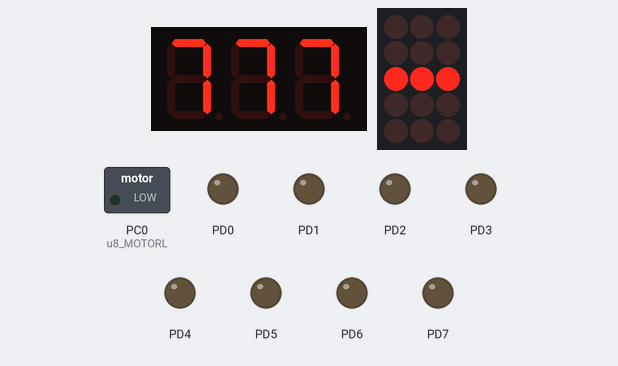
A program run on a simulated ATmega32, built with avr-gcc and emulated at 1 MHz. Parts: 3-digit seven-segment display, 3×5 LED matrix, switched loads named in the program (green lamp = pin HIGH), output pins drawn as LEDs (lit = HIGH). Wiring (inferred from the names in the program): 3-digit 7-segment display, segments lit when LOW: segments PB2, PB1, PB0, PA7, PA6, PA5, PA4; digit selects PC2, PC3, PC1; LED matrix (orientation assumed): rows PA0, PC7, PA3, PA2, PA1; columns PC4, PC5, PC6. The segment pins are drawn as the display they are named for; pins used as bus, display or sensor lines are not drawn.

Above: at 0.1 s.

The program:

main.c
```c
/*
 * main.c
 *
 *  Created on: Feb 3, 2016
 *      Author: mahmoud
 */
#include"Delay_prog.c"
#include "SSD_Interface.h"
#include"DIO_Interface.h"
#include"DIO_private.h"
#include "Button_Interface.h"
//#include "SWITCH_Interface.h"
#include "util.h"
#define SH_CLK DIO_u8PIN2
#define SERIAL  DIO_u8PIN0
#define ST_CLK	DIO_u8PIN1
#define OE DIO_u8PIN3
#define u8_MOTORL DIO_u8PIN16
#define u8_MOTORR DIO_u8PIN17
//#define smallDelay 0


u8 DOTMATRIX47959_PRIVATE_u8_ThecahracterLMatrix[8][1]=
		   {{0b10000000},
			{0b10000000},
			{0b10000000},
			{0b10000000},
			{0b10000000},
			{0b10000000},
			{0b10000000},
			{0b11111111}};

u8 DOTMATRIX47959_PRIVATE_u8_ThecahracterRMatrix[8][1]=
			{{0b00000000},
			{0b11110000},
			{0b10001000},
			{0b10001000},
			{0b11111000},
			{0b10001000},
			{0b10000100},
			{0b10000010}};


/*
u64 try1[8][1]={{0b00000000	00000000	00000000	00000000	00011000	10000001	11110000	00000000},
				{0b11000110	00111100	10000001	11000110	00100100	10000001	10001000	00000000},
				{0b11000110	01000010	10000001	11000110	01000010	10000001	10000100	00000000},
				{0b10101010	10000001	10000001	10101010	10000001	10000001	10000010	00000000},
				{0b10010010	11111111	11111111	10010010	10000001	10000001	10000010	00000000},
				{0b10000010	10000001	10000001	10000010	01000010	01000010	10000100	00000000},
				{0b10000010	10000001	10000001	10000010	00100100	00100100	10001000	00000000},
				{0b10000010	10000001	10000001	10000010	00011000	00011000	11110000	00000000}};

*/


/*
 // move right array
u64 try12[8][1]={{0b0000000000000000000000000000000000000000000000000000000000000000},
				{0b1100011000111100100000011100011000111100100000011111100000000000},
				{0b1100011001000010100000011100011001000010100000011000010000000000},
				{0b1010101010000001100000011010101010000001100000011000001000000000},
				{0b1001001011111111111111111001001010000001100000011000001000000000},
				{0b1000001010000001100000011000001001000010010000101000001000000000},
				{0b1000001010000001100000011000001000111100001001001000010000000000},
				{0b1000001010000001100000011000001000000000000110001111100000000000}};
*/


 // move right array//mahmoud mohamed arabic
u64 try12[8][1]={{0b0000000000000000000000000000000000000000000000000000000000000000},
				 {0b1000000000000000000001000011111000000000111000000000000000000000},
				 {0b0100000011000000000000100010001000000000001110000000000000000000},
				 {0b0010000001100000000000010010001000000000000001100000000000000000},
				 {0b0001000000110000000000010010001000000000000000011000000000000000},
				 {0b1111111111111111100111110011111111111111111111111111111000000000},
				 {0b0000001010000010100000000000001000000100100000000000101000000000},
				 {0b0000001110000011100000000011111000000111100000000000111000000000}};
/*

// move right array//AKRAM arabic
u64 try12[8][1]={{0b0000000000000000000000000000000000000000111000000000000000000000},
				 {0b0000000000000000000000000000000000000000111000000000000000000000},
				 {0b0000000000000000000000000000000000000000111000000000011100000000},
				 {0b0000000110000000000000110000110000110000111000000000011100000000},
				 {0b0000000001000000000000110000110000110000111000000000011100000000},
				 {0b0000000000100000000000110000110000110000111111111111111100000000},
				 {0b0000000000111111111111111111111111110000111111111111111100000000},
				 {0b0000011111000000000000000000000000000000000000001100011000000000}};


u64 try12[8][1]={{0b0000000000000000000000000000000000000000000000000000011100000000},
				 {0b0000000000000000000000000000000000000000000000000000010100000000},
				 {0b0000000000000000000000000000000000000000000000000000011100000000},
				 {0b0000000000000000000000000000000000000000000001110000000000000000},
				 {0b0000000000000000000000000001010010000001110000111000011100000000},
				 {0b00000000000000000000000000010100100000011100000011000011100000000},
				 {0b0000000000000000000000000001000011111111110000000111111100000000},
				 {0b0000000000000000000000000111111111111111100011111111111100000000}};


*/


//move left array
u64 try1[8][1]={{0b0000000000000000000000000000000000000000000000000000000000000000},
				{0b0000000011000110001111001000000111000110001111001000000111111000},
				{0b0000000011000110010000101000000111000110010000101000000110000100},
				{0b0000000010101010100000011000000110101010100000011000000110000010},
				{0b0000000010010010111111111111111110010010100000011000000110000010},
				{0b0000000010000010100000011000000110000010010000100100001010000010},
				{0b0000000010000010100000011000000110000010001111000010010010000100},
				{0b0000000010000010100000011000000110000010000000000001100011111000}};
u8 l[8][1]={{0b10000000},
			{0b10000000},
			{0b10000000},
			{0b10000000},
			{0b10000000},
			{0b10000000},
			{0b10000000},
			{0b11111111}};

u8 R[8][1]={{0b00000000},
			{0b11110000},
			{0b10001000},
			{0b10001000},
			{0b11111000},
			{0b10001000},
			{0b10000100},
			{0b10000010}};


#define coulmn PORTA
#define Row  PORTD

// move righ function
 void DisR(u8 copy_u8Frame)
{ u8 i,counter=0x01;
u8 counter2;
static u8 local_u8MovingCounter=0,local_u8ShiftIndex=0;
counter2=~counter;
	for(i=0;i<8;i++)
	{

		local_u8MovingCounter++;
		coulmn= try12 [i][1]>>local_u8ShiftIndex;
		Row=counter2;
		Delay(2);
		counter<<=1;
		counter2=~counter;
		if(local_u8MovingCounter==100)
		{

			local_u8ShiftIndex++;
			local_u8ShiftIndex%=65;
			local_u8MovingCounter=0;
		}


	}
}


void Dis(u8 copy_u8Frame)
{ u8 i,counter=0x01;
u8 counter2;
u64 temp;
static u8 local_u8MovingCounter=0,local_u8ShiftIndex=0;
counter2=~counter;
	for(i=0;i<8;i++)
	{

		local_u8MovingCounter++;
		temp=try1 [i][1]<<local_u8ShiftIndex;
		temp=temp>>56;
		coulmn= temp;
		Row=counter2;
		Delay(2);
		counter<<=1;
		counter2=~counter;
		if(local_u8MovingCounter==100)
		{

			local_u8ShiftIndex++;
			local_u8ShiftIndex%=65;
			local_u8MovingCounter=0;
		}


	}
}

void shiftR(u8 y)
{ u8 x;
	for(x=0;x<8;x++)
	{
	DIO_u8WritePinVal(SERIAL,GetBit(y<<x,7));
	//DIO_u8WritePinVal(SERIAL,0x01);
	DIO_u8WritePinVal(SH_CLK,1);
	DIO_u8WritePinVal(SH_CLK,0);
	}

}
void shift(u8 copy_u8ROWS,u8 copy_u8COL)
{ u8 local_u8Counter=0;
	for(local_u8Counter=0;local_u8Counter<8;local_u8Counter++)
	{
	DIO_u8WritePinVal(SERIAL,GetBit(copy_u8ROWS<<local_u8Counter,7));
	DIO_u8WritePinVal(SH_CLK,1);
	DIO_u8WritePinVal(SH_CLK,0);
	}
	for(local_u8Counter=0;local_u8Counter<8;local_u8Counter++)
	{
	DIO_u8WritePinVal(SERIAL,GetBit(copy_u8COL<<local_u8Counter,7));
	DIO_u8WritePinVal(SH_CLK,1);
	DIO_u8WritePinVal(SH_CLK,0);
	}
	DIO_u8WritePinVal(ST_CLK,1);
	Delay(0);
	DIO_u8WritePinVal(ST_CLK,0);
}
////////////////////////////////////////////////////////////

extern u8 DOTMATRIX47959_u8ShiftROWSANDCOL1(u8 copy_u8ROWS, u8 copy_u8COL) {
	u8 local_u8OperationStatus=ok;

   DIO_u8WritePortVal(DIO_u8PORT0,copy_u8ROWS);
   DIO_u8WritePortVal(DIO_u8PORT2,copy_u8COL);
	//local_u8OperationStatus=DIO_u8WritePinVal(ST_CLK, DIO_u8HIGH);
	Delay(0);
	//local_u8OperationStatus=DIO_u8WritePinVal(ST_CLK, DIO_u8LOW);
	return local_u8OperationStatus;
}

/*comment!:help the user to choose the character to display */
extern u8 DOTMATRIX47959_u8Shifthelper(u8 copy_u8Cahracter) {
	u8 local_u8OperationStatus = ok;
	u8 static local_u8Counter=0;
	u8 local_u8Rows,local_u8Col;
	switch (copy_u8Cahracter) {
	case 0:
/*		for(local_u8Counter=0;local_u8Counter<8;local_u8Counter++)
		{local_u8Rows=DOTMATRIX47959_PRIVATE_u8_ThecahracterLMatrix[local_u8Counter][0];
		local_u8Col=~(0x80)>>local_u8Counter;
		DOTMATRIX47959_u8ShiftROWSANDCOL(local_u8Rows,local_u8Col);
			}*/

				local_u8Col=DOTMATRIX47959_PRIVATE_u8_ThecahracterLMatrix[local_u8Counter][0];
				local_u8Rows=~(0x80)>>local_u8Counter;
				DOTMATRIX47959_u8ShiftROWSANDCOL1(local_u8Rows,local_u8Col);
				local_u8Counter++;
				if(local_u8Counter>=8)
					{local_u8Counter=0;}
				else{}


		break;
	case 1:
/*		for(local_u8Counter=0;local_u8Counter<8;local_u8Counter++)
		{local_u8Rows=DOTMATRIX47959_PRIVATE_u8_ThecahracterRMatrix[local_u8Counter][0];
		local_u8Col=~(0x80)>>local_u8Counter;
		DOTMATRIX47959_u8ShiftROWSANDCOL(local_u8Rows,local_u8Col);
			}*/

		local_u8Col=DOTMATRIX47959_PRIVATE_u8_ThecahracterRMatrix[local_u8Counter][0];
		local_u8Rows=~(0x80)>>local_u8Counter;
		DOTMATRIX47959_u8ShiftROWSANDCOL1(local_u8Rows,local_u8Col);
		local_u8Counter++;
		if(local_u8Counter>=8)
			{local_u8Counter=0;}
		else{}
		break;
	default:
		DOTMATRIX47959_u8ShiftROWSANDCOL1(0x00,0x00);
		break;
	}
	return local_u8OperationStatus;

}


/////////////////////////////////////////////////////////////


int main(void) {

	//u8 local_u8Counter=1;//, local_u8CopyLastVal;
	u8 x=0,y=0x01,X,y2=0xfe;
	DIO_voidInit();

	while (1) {

			//SSD_u8DisplayMultiScreen(3,6,0,x);
			//SSD_u8DisplayMultiScreen(2,2,0,y);

		//DisR(0);

/*for(X=0;X<8;X++)
{y=l[X][0];
 y2=~(0x80)>>X;
shift(0x00,0x00);
	}*/
/*y2=0x08;
y=0x01;
for(x=0;x<4;x++)
{

	//DIO_u8WritePortVal(0,y2>>x);
	DIO_u8WritePortVal(0,y<<x);

	Delay(3);
}*/
		DOTMATRIX47959_u8Shifthelper(1);
//		DOTMATRIX47959_u8ShiftROWSANDCOL1(0xfe,0x03);
//		PORTA=0x02;
//		PORTC=0xff;

	}
	return 0;
}
```

Button_Interface.h
```c
/*
 * Button_Interface.h
 *
 *  Created on: Feb 11, 2016
 *      Author: mahmoud
 */

#ifndef BUTTON_INTERFACE_H_
#define BUTTON_INTERFACE_H_

/***********************************************/
/********** Public Definitions *****************/
/***********************************************/


/***********************************************/
/********** Public function *******************/
/***********************************************/
/*comment!:to initialize the Button Acording to the config file */
void Button_voidInit(void);

/*comment!:get the value Single  */
extern u8 Button_u8GetValSingle(u8 Copy_u8PINIdx,u8* Copy_u8PtrToVal);

/*comment!:get the value Multi   */
extern u8 Button_u8GetValMulti(u8 Copy_u8PINIdx,u8* Copy_u8PtrToVal);

#endif /* BUTTON_INTERFACE_H_ */
```

Delay.h
```c
/*
 * Delay.h
 *
 *  Created on: Feb 8, 2016
 *      Author: mahmoud
 */

#ifndef DELAY_H_
#define DELAY_H_

#define DELAY_u32SYSCLOCK 4000000

#endif /* DELAY_H_ */
```

Delay_prog.c
```c
/*
 * Delay_prog.c
 *
 *  Created on: Feb 8, 2016
 *      Author: mahmoud
 */

/*
#ifndef DELAY_PROG_H_
#define DELAY_PROG_H_
*/

#include"Delay.h"
#define Delay(n) do{ u32 i; for(i=0; i <= ((n*DELAY_u32SYSCLOCK)/40000)+15 ;i++) {  __asm__("NOP"); }  }while(0)

/*#endif  DELAY_H_ */
```

SSD_PROG.c
```c
/*
 * SSD_PROG.c
 *
 *  Created on: Feb 3, 2016
 *      Author: mahmoud
 */

#include "types.h"
#include "DIO_Interface.h"
#include "SSD_Config.h"
#include "SSD_private.h"
#include "SSD_interface.h"
#include "util.h"
#include "Delay_prog.c"
//it alook up table to determine the Pin configuration to each SS
;
static volatile u8 Global_u8LookUpTableOfTheConfigPins[6][11]={{SSD_u8DISP1COM,SSD_u8DISP1SEGA,SSD_u8DISP1SEGB,SSD_u8DISP1SEGC,SSD_u8DISP1SEGD,SSD_u8DISP1SEGE,SSD_u8DISP1SEGF,SSD_u8DISP1SEGG,SSD_u8DISP1TYPE,SSD_u8DISP1INIT,SSD_u8DISP1INITSTATE},
		 	 	 	 	 	 	 	 	 	 	               {SSD_u8DISP2COM,SSD_u8DISP2SEGA,SSD_u8DISP2SEGB,SSD_u8DISP2SEGC,SSD_u8DISP2SEGD,SSD_u8DISP2SEGE,SSD_u8DISP2SEGF,SSD_u8DISP2SEGG,SSD_u8DISP2TYPE,SSD_u8DISP2INIT,SSD_u8DISP2INITSTATE},
												               {SSD_u8DISP3COM,SSD_u8DISP3SEGA,SSD_u8DISP3SEGB,SSD_u8DISP3SEGC,SSD_u8DISP3SEGD,SSD_u8DISP3SEGE,SSD_u8DISP3SEGF,SSD_u8DISP3SEGG,SSD_u8DISP3TYPE,SSD_u8DISP3INIT,SSD_u8DISP3INITSTATE},
													           {SSD_u8DISP4COM,SSD_u8DISP4SEGA,SSD_u8DISP4SEGB,SSD_u8DISP4SEGC,SSD_u8DISP4SEGD,SSD_u8DISP4SEGE,SSD_u8DISP4SEGF,SSD_u8DISP4SEGG,SSD_u8DISP4TYPE,SSD_u8DISP4INIT,SSD_u8DISP4INITSTATE},
													           {SSD_u8DISP5COM,SSD_u8DISP5SEGA,SSD_u8DISP5SEGB,SSD_u8DISP5SEGC,SSD_u8DISP5SEGD,SSD_u8DISP5SEGE,SSD_u8DISP5SEGF,SSD_u8DISP5SEGG,SSD_u8DISP5TYPE,SSD_u8DISP5INIT,SSD_u8DISP5INITSTATE},
													           {SSD_u8DISP6COM,SSD_u8DISP6SEGA,SSD_u8DISP6SEGB,SSD_u8DISP6SEGC,SSD_u8DISP6SEGD,SSD_u8DISP6SEGE,SSD_u8DISP6SEGF,SSD_u8DISP6SEGG,SSD_u8DISP6TYPE,SSD_u8DISP6INIT,SSD_u8DISP6INITSTATE}};

// Look up table for the convertion of the no to the display bit
static volatile u8 Global_u8LookUpTableOfTheNumbersToDisplay[10]={0b0000001,0b1001111,0b0010010,0b0000110,0b1001100,0b0100100,0b0100000,0b0001111,0b00000000,0b0000100};
//to store the currnt value on each SSD
u8 Global_u8CurrentValOfTheSS[6]={0};

/*comment!:to initialize the SSD Acording to the config file */

void SSD_voidInit(void) {
	u8 local_u8Counter;
	//to loop upon the SS in the lock up table according to the SSD_u8DISPLAYCOUNT
	for (local_u8Counter = 0; local_u8Counter <SSD_u8DISPLAYCOUNT;local_u8Counter++) {
		//initializ the ports as out put
			//switch the kind of every SS if Common kathode OR Anode
	DIO_u8WritePinVal(Global_u8LookUpTableOfTheConfigPins[local_u8Counter][SSD_u8DISPCOMColInMap],(Global_u8LookUpTableOfTheConfigPins[local_u8Counter][SSD_u8DISPINITSTATEColInMap]^Togglebit(Global_u8LookUpTableOfTheConfigPins[local_u8Counter][SSD_u8DISPTYPEColInMap],0)));
    SSD_u8Display(local_u8Counter+1,Global_u8LookUpTableOfTheConfigPins[local_u8Counter][SSD_u8DISPINITColInMap]);
	}
}

/*comment!:to Display a number */
extern u8 SSD_u8Display(u8 copy_u8DispIdx, u8 copy_u8DispVal) {
	u8 local_u8OperationStatus = OK,local_u8PinsCounter,local_u8ValToDisp,local_u8TempVal;

		if (copy_u8DispIdx<=SSD_u8DISPLAYCOUNT&&copy_u8DispVal<=SSD_u8MaxNoDisplay) {

			switch (Global_u8LookUpTableOfTheConfigPins[copy_u8DispIdx-1][SSD_u8DISPTYPEColInMap]) {
					case SSD_u8COMMAND:
						local_u8ValToDisp=~Global_u8LookUpTableOfTheNumbersToDisplay[copy_u8DispVal];
						break;
					case SSD_u8COMMCATH:
						local_u8ValToDisp=Global_u8LookUpTableOfTheNumbersToDisplay[copy_u8DispVal];
						break;
					default:
						break;
					}
			Global_u8CurrentValOfTheSS[copy_u8DispIdx-1]=copy_u8DispVal;

			for (local_u8PinsCounter =SSD_u8LastBitRead;
					local_u8PinsCounter >= SSD_u8FirstBitRead;
					local_u8PinsCounter--) {
					//TODO DONT forget the 0 magic number of the lest significant bit
						local_u8TempVal=GetBit(local_u8ValToDisp,0);
						local_u8ValToDisp >>=1;
						DIO_u8WritePinVal(Global_u8LookUpTableOfTheConfigPins[copy_u8DispIdx-1][local_u8PinsCounter],local_u8TempVal);
			}

		} else {
			local_u8OperationStatus=ERROR;
		}
     return local_u8OperationStatus;
}

/*comment!:to GET the current value Displayed on the 7Segment*/
extern u8 SSD_u8GetVal(u8 copy_u8DispIdx, u8* copy_u8DispVal) {
	u8 local_u8OperationStatus = OK;
	if (copy_u8DispIdx <= SSD_u8DISPLAYCOUNT) {
	*copy_u8DispVal=Global_u8CurrentValOfTheSS[copy_u8DispIdx-1];
	}
	else{
		local_u8OperationStatus=ERROR;
	}

	return local_u8OperationStatus;
}

/*comment!:Turn the SS ON*/
u8 SSD_u8TurnOn(u8 copy_u8DispIdx) {
	u8 local_u8OperationStatus = OK;
	if (copy_u8DispIdx <= SSD_u8DISPLAYCOUNT) {

		switch (Global_u8LookUpTableOfTheConfigPins[copy_u8DispIdx - 1][SSD_u8DISPTYPEColInMap]) {
		case SSD_u8COMMAND:
			DIO_u8WritePinVal(Global_u8LookUpTableOfTheConfigPins[copy_u8DispIdx - 1][SSD_u8DISPCOMColInMap],DIO_u8LOW );
			break;
		case SSD_u8COMMCATH:
			DIO_u8WritePinVal(Global_u8LookUpTableOfTheConfigPins[copy_u8DispIdx - 1][SSD_u8DISPCOMColInMap], DIO_u8HIGH);
			break;
		default:
			break;
		}

	} else {
		local_u8OperationStatus = ERROR;
	}
	return local_u8OperationStatus;
}
/*comment!:Turn the SS OFF*/
u8 SSD_u8TurnOff(u8 copy_u8DispIdx) {
	u8 local_u8OperationStatus = OK;
		if (copy_u8DispIdx <= SSD_u8DISPLAYCOUNT) {

			switch (Global_u8LookUpTableOfTheConfigPins[copy_u8DispIdx - 1][SSD_u8DISPTYPEColInMap]) {
			case SSD_u8COMMAND:
				DIO_u8WritePinVal(Global_u8LookUpTableOfTheConfigPins[copy_u8DispIdx - 1][SSD_u8DISPCOMColInMap], DIO_u8HIGH);
				break;
			case SSD_u8COMMCATH:
				DIO_u8WritePinVal(Global_u8LookUpTableOfTheConfigPins[copy_u8DispIdx - 1][SSD_u8DISPCOMColInMap], DIO_u8LOW);
				break;
			default:
				break;
			}

		} else {
			local_u8OperationStatus = ERROR;
		}
		return local_u8OperationStatus;
}


extern u8 SSD_u8DisplayMultiScreen(u8 copy_u8StartSS, u8 copy_u8EndSS,
		u8 copy_u8Delay, u16 copy_u8DispVal) {
	u8 local_u8Counter,local_u8Digtit,local_u8OperationStatus=OK;

	for (local_u8Counter = copy_u8StartSS; local_u8Counter <= copy_u8EndSS;
			local_u8Counter++) {
	//	while (copy_u8DispVal < 0)


		if(copy_u8DispVal>0)
		{
		local_u8Digtit=copy_u8DispVal%10;
		local_u8OperationStatus=SSD_u8Display(local_u8Counter-1,local_u8Digtit);
		SSD_u8TurnOn(local_u8Counter-1);
		Delay(copy_u8Delay);
		SSD_u8TurnOff(local_u8Counter-1);
		copy_u8DispVal/=10;
		}
		else{
			break;
		}

	}

	return local_u8OperationStatus;
}
```

SSD_interface.h
```c
/*
 * SSD_interface.h
 *
 *  Created on: Feb 3, 2016
 *      Author: mahmoud
 */
#include "types.h"
#ifndef SSD_INTERFACE_H_
#define SSD_INTERFACE_H_


/*******************************************************************/
/****************Public Definitions********************************/
/*******************************************************************/

/*comment!:NUMBERS TO BE DISPLAYED ON SEVEN SEGMENT */
#define SSD_u8NUM0	0
#define SSD_u8NUM1	1
#define SSD_u8NUM2	2
#define SSD_u8NUM3	3
#define SSD_u8NUM4	4
#define SSD_u8NUM5	5
#define SSD_u8NUM6	6
#define SSD_u8NUM7	7
#define SSD_u8NUM8	8
#define SSD_u8NUM9	9

/*comment!:THE DISPLAY TO CONTROLL*/
#define SSD_U8Disp1 0
#define SSD_U8Disp2 1
#define SSD_U8Disp3 2
#define SSD_U8Disp4 3
#define SSD_U8Disp5 4
#define SSD_U8Disp6 5
#define SSD_U8Disp7 6

/*comment!:COOMON CATHODE OR COMMON ANODE */
#define SSD_u8COMMAND  0
#define SSD_u8COMMCATH 1

/*comment!:INITIAL STATE */
#define SSD_u8ONSTATE  1
#define SSD_u8OFFSTATE 0

/***********************************************************/
/******************public functions*************************/
/***********************************************************/

/*comment!:to Display a number on multi screen */
extern u8 SSD_u8DisplayMultiScreen(u8 copy_u8StartSS,u8 copy_u8EndSS,u8 copy_u8Delay,u16 copy_u8DispVal);

/*comment!:to Display a number */
extern u8 SSD_u8Display(u8 copy_u8DispIdx,u8 copy_u8DispVal);
/*comment!:to GET the current value Displayed on the 7Segment*/
extern u8 SSD_u8GetVal(u8 copy_u8DispIdx,u8* copy_u8DispVal);
/*comment!:Turn the SS ON*/
u8 SSD_u8TurnOn(u8 copy_u8DispIdx);
/*comment!:Turn the SS OFF*/
u8 SSD_u8TurnOff(u8 copy_u8DispIdx);
/*comment!:to initialize the SSD Acording to the config file */
void SSD_voidInit(void);


#endif /* SSD_INTERFACE_H_ */
```

Source omitted: types.h (451 bytes), util.h (1733 bytes), SSD_Config.h (2804 bytes), DIO_Config.h (3313 bytes), DIO_Interface.h (3931 bytes), DIO_Private.h (2573 bytes), DIO_Prog.c (8177 bytes), SSD_private.h (713 bytes)
